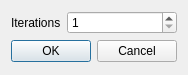
<?xml version="1.0" encoding="UTF-8"?>
<ui version="4.0">
 <class>Iters</class>
 <widget class="QDialog" name="Iters">
  <property name="geometry">
   <rect>
    <x>0</x>
    <y>0</y>
    <width>184</width>
    <height>75</height>
   </rect>
  </property>
  <property name="windowTitle">
   <string>Iterations</string>
  </property>
  <layout class="QFormLayout" name="formLayout">
   <item row="0" column="0">
    <widget class="QLabel" name="itersLabel">
     <property name="text">
      <string>Iterations</string>
     </property>
    </widget>
   </item>
   <item row="0" column="1">
    <widget class="QSpinBox" name="iters">
     <property name="minimum">
      <number>1</number>
     </property>
     <property name="maximum">
      <number>1000</number>
     </property>
    </widget>
   </item>
   <item row="1" column="0" colspan="2">
    <widget class="QDialogButtonBox" name="buttons">
     <property name="orientation">
      <enum>Qt::Horizontal</enum>
     </property>
     <property name="standardButtons">
      <set>QDialogButtonBox::Cancel|QDialogButtonBox::Ok</set>
     </property>
    </widget>
   </item>
  </layout>
 </widget>
 <resources/>
 <connections>
  <connection>
   <sender>buttons</sender>
   <signal>accepted()</signal>
   <receiver>Iters</receiver>
   <slot>accept()</slot>
   <hints>
    <hint type="sourcelabel">
     <x>248</x>
     <y>254</y>
    </hint>
    <hint type="destinationlabel">
     <x>157</x>
     <y>274</y>
    </hint>
   </hints>
  </connection>
  <connection>
   <sender>buttons</sender>
   <signal>rejected()</signal>
   <receiver>Iters</receiver>
   <slot>reject()</slot>
   <hints>
    <hint type="sourcelabel">
     <x>316</x>
     <y>260</y>
    </hint>
    <hint type="destinationlabel">
     <x>286</x>
     <y>274</y>
    </hint>
   </hints>
  </connection>
 </connections>
</ui>
